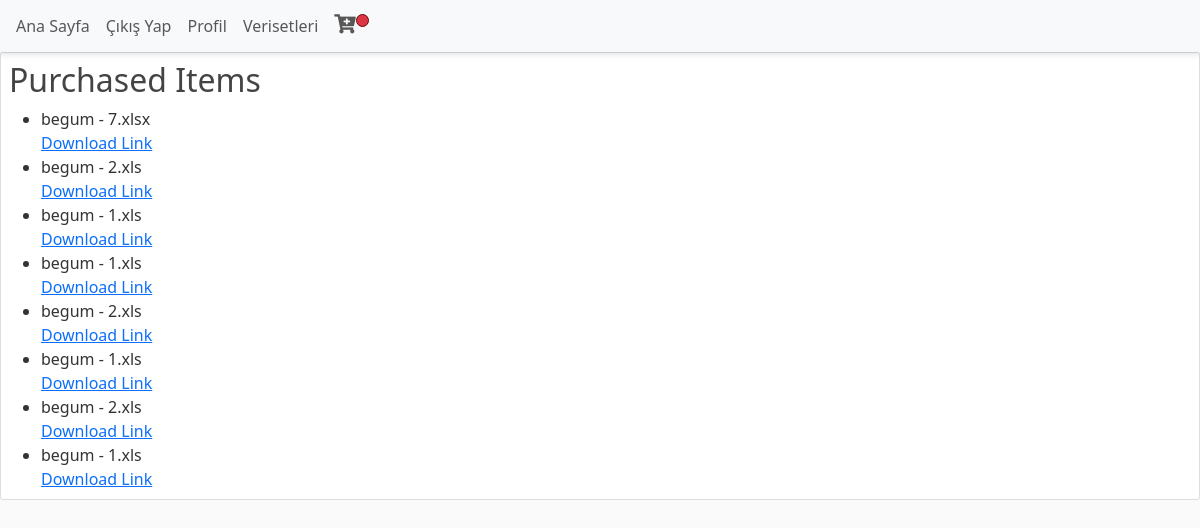
Screenshot of /profile/ (signed in) with the database file from the repository.
### users/models.py (models this page shows)
class PurchasedItem(models.Model):
    user = models.ForeignKey(User, on_delete=models.CASCADE)
    dataset = models.ForeignKey(Dataset, on_delete=models.CASCADE)
    download_link = models.ForeignKey(DownloadLink, on_delete=models.CASCADE)
    def __str__(self):
        return f'{self.user.username} - {self.dataset.name}'

### cart/models.py (models this page shows)
class Dataset(models.Model):
    name = models.CharField(max_length=255)
    file = models.FileField(upload_to='datasets/')
    price = models.DecimalField(max_digits=10, decimal_places=2)

### users/views.py (the view)
# urls.py: path('profile/',user_views.profile,name='profile'),
@login_required
def profile(request):
    u_form=UserUpdateForm()
    p_form=ProfileUpdateForm()
    purchased_items = PurchasedItem.objects.filter(user=request.user)
    print(purchased_items)
    context = {
        'u_form': u_form,
        'p_form': p_form,
        'purchased_items': purchased_items,  # Fetch the purchased items as a queryset
    }
    return render(request,"users/profile.html",context)

### cart/models.py (called while the page is built)
    def __str__(self):
        return self.download_token

### users/templates/users/profile.html
{% include "base.html" %}
{% load crispy_forms_tags %}
{% block content %}
    <div class="content-section">
        <div class="purchased-items">
            <h2>Purchased Items</h2>
            <ul>
                {% for purchased_item in purchased_items %}
                    <li>{{purchased_item}}</li>
                    <a href="{% url 'cart:download_link_check' purchased_item.download_link %}" target="_blank">
                        Download Link
                    </a>
                {% endfor %}
            </ul>
        </div>
    </div>
{% endblock content %}

### genel/templates/base.html (shortened to what this page needs)
{% load static %}
<!DOCTYPE html>
<html>
<head>
    <link href="https://cdn.jsdelivr.net/npm/bootstrap@5.3.1/dist/css/bootstrap.min.css" rel="stylesheet">
    <link rel="stylesheet" type="text/css" href="{% static 'genel/css/main.css' %}">
    <link href="https://cdn.jsdelivr.net/npm/bootstrap-icons@1.19.0/font/bootstrap-icons.css" rel="stylesheet">
    <link rel="stylesheet" href="https://cdnjs.cloudflare.com/ajax/libs/font-awesome/5.15.4/css/all.min.css">
</head>
<body>
    <nav class="navbar navbar-expand-lg navbar-light bg-light">
        <div class="collapse navbar-collapse" id="navbarNav">
            <ul class="navbar-nav ml-auto">
                <li class="nav-item">
                    <a class="nav-link" href="{% url 'genel:home' %}">Ana Sayfa</a>
                    {% if user.is_authenticated %}
                    <a class="nav-link" href="{% url 'logout' %}">Çıkış Yap</a>
                    <a class="nav-link" href="{% url 'profile' %}">Profil</a>
                    {% else %}
                    <a class="nav-link" href="{% url 'register' %}">Kayıt Ol</a>
                    <a class="nav-link" href="{% url 'login' %}">Giriş Yap</a>
                    {% endif %}
                    <a class="nav-link" href="{% url 'genel:datasets' %}">Verisetleri</a>
                    {% if request.user.is_authenticated %}
                    <a class= "nav-link" href="{% url 'cart:view_cart' %}">
                        <i class="fas fa-cart-plus"></i>
                        <span class="badge rounded-pill bg-danger">
                        </span>
                    </a>
                    {% endif %}
                </li>
            </ul>
        </div>
    </nav>
</body>
</html>

### genel/static/genel/css/main.css (style rules this page uses)
body { background: #fafafa; color: #333333; }
h1, h2, h3, h4, h5, h6 { color: #444444; }
ul { margin: 0; }
.content-section { background: #ffffff; padding: 8px 8px; border: 1px solid #dddddd; border-radius: 3px; }
.navbar { background-color: #ebebeb; box-shadow: 0px 3px 6px rgba(0, 0, 0, 0.1); display: flex; justify-content: space-between; padding: 6px 8px; }
.nav-item { display:flex; }
.nav-link { display: flex; }
.badge { bs-badge-color: #127dd6; font-size: 0.55rem; padding: 0.1rem 0.15rem; height: 0.8rem; width: 0.8rem; border-radius: 50%; border-style: solid; border-width: 0.5px; border-color: #6c0707; }
.fa, .fas { font-weight: 900; font-size: larger; }

### rows the page displays
PurchasedItem: user+dataset "begum - 7.xlsx"
PurchasedItem: user+dataset "begum - 2.xls"
PurchasedItem: user+dataset "begum - 1.xls"
PurchasedItem: user+dataset "begum - 1.xls"
PurchasedItem: user+dataset "begum - 2.xls"
PurchasedItem: user+dataset "begum - 1.xls"
PurchasedItem: user+dataset "begum - 2.xls"
PurchasedItem: user+dataset "begum - 1.xls"
